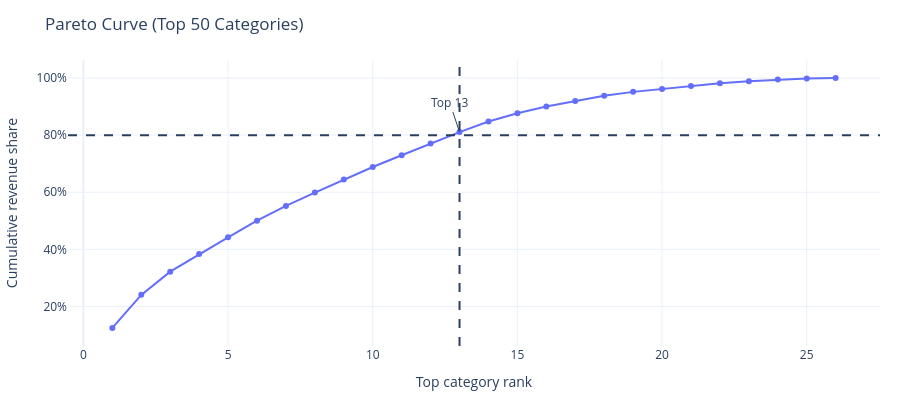
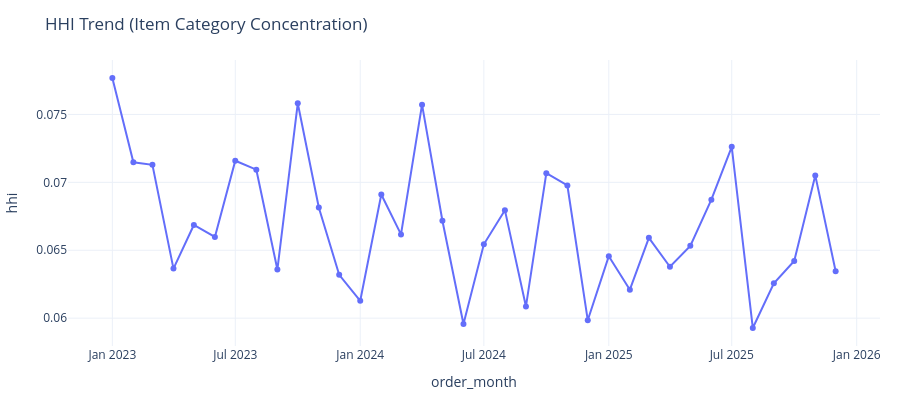
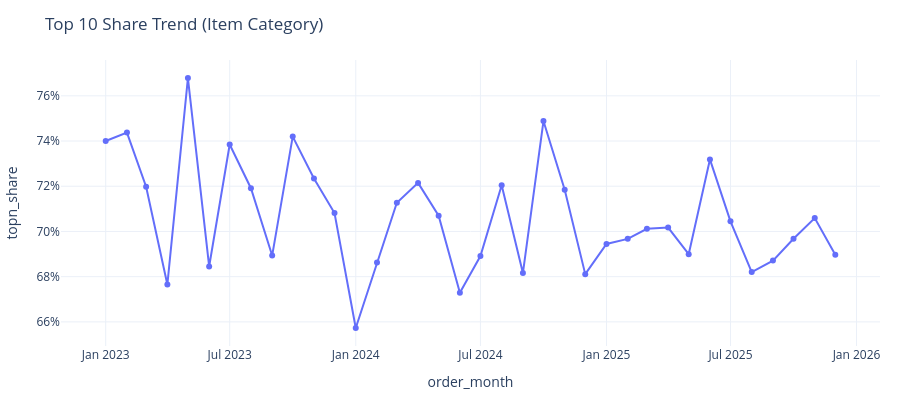
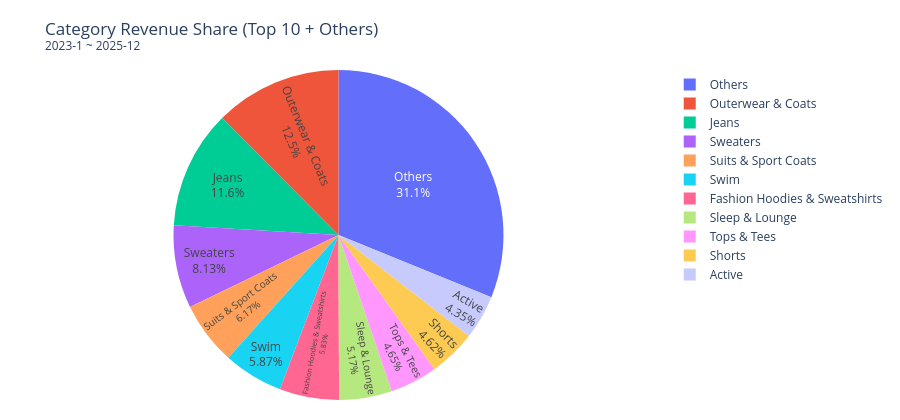

The code cell stored with these charts, in order, in its notebook:
### Code cell
from IPython.display import display
for figure in result["figures"]:
    display(figure)

### Figure 1 — Plotly figure (JSON) as saved in the notebook; plotly's stock layout.template omitted (floating-point values rounded to 4 significant figures)
{"data": [{"mode": "lines+markers", "name": "Cumulative Share", "x": [1, 2, 3, 4, 5, 6, 7, 8, 9, 10, 11, 12, 13, 14, 15, 16, 17, 18, 19, 20, 21, 22, 23, 24, 25, 26], "y": [0.1247, 0.2405, 0.3219, 0.3835, 0.4422, 0.5005, 0.5523, 0.5988, 0.645, 0.6885, 0.7296, 0.7707, 0.8108, 0.8477, 0.8766, 0.9003, 0.9198, 0.9381, 0.9516, 0.9618, 0.9718, 0.9814, 0.989, 0.9947, 0.998, 1.0], "type": "scatter"}], "layout": {"annotations": [{"showarrow": true, "text": "Top 13", "x": 13, "y": 0.8108}], "height": 400, "margin": {"b": 20, "l": 20, "r": 20, "t": 60}, "shapes": [{"line": {"dash": "dash"}, "type": "line", "x0": 0, "x1": 1, "xref": "x domain", "y0": 0.8, "y1": 0.8, "yref": "y"}, {"line": {"dash": "dash"}, "type": "line", "x0": 13, "x1": 13, "xref": "x", "y0": 0, "y1": 1, "yref": "y domain"}], "title": {"text": "Pareto Curve (Top 50 Categories)"}, "xaxis": {"title": {"text": "Top category rank"}}, "yaxis": {"tickformat": ".0%", "title": {"text": "Cumulative revenue share"}}}}

### Figure 2 — Plotly figure (JSON) as saved in the notebook; plotly's stock layout.template omitted (floating-point values rounded to 4 significant figures)
{"data": [{"hovertemplate": "order_month=%{x}<br>hhi=%{y}<extra></extra>", "legendgroup": "", "line": {"color": "#636efa", "dash": "solid"}, "marker": {"symbol": "circle"}, "mode": "lines+markers", "name": "", "orientation": "v", "showlegend": false, "x": ["2023-01-01T00:00:00", "2023-02-01T00:00:00", "2023-03-01T00:00:00", "2023-04-01T00:00:00", "2023-05-01T00:00:00", "2023-06-01T00:00:00", "2023-07-01T00:00:00", "2023-08-01T00:00:00", "2023-09-01T00:00:00", "2023-10-01T00:00:00", "2023-11-01T00:00:00", "2023-12-01T00:00:00", "2024-01-01T00:00:00", "2024-02-01T00:00:00", "2024-03-01T00:00:00", "2024-04-01T00:00:00", "2024-05-01T00:00:00", "2024-06-01T00:00:00", "2024-07-01T00:00:00", "2024-08-01T00:00:00", "2024-09-01T00:00:00", "2024-10-01T00:00:00", "2024-11-01T00:00:00", "2024-12-01T00:00:00", "2025-01-01T00:00:00", "2025-02-01T00:00:00", "2025-03-01T00:00:00", "2025-04-01T00:00:00", "2025-05-01T00:00:00", "2025-06-01T00:00:00", "2025-07-01T00:00:00", "2025-08-01T00:00:00", "2025-09-01T00:00:00", "2025-10-01T00:00:00", "2025-11-01T00:00:00", "2025-12-01T00:00:00"], "xaxis": "x", "y": [0.07768, 0.07148, 0.07129, 0.06365, 0.06686, 0.06598, 0.07159, 0.07093, 0.06358, 0.07582, 0.06815, 0.06319, 0.06128, 0.06911, 0.06617, 0.07572, 0.06717, 0.05957, 0.06544, 0.06795, 0.06086, 0.07068, 0.06977, 0.05985, 0.06457, 0.0621, 0.06592, 0.06378, 0.06532, 0.06872, 0.07262, 0.05928, 0.06256, 0.06421, 0.07051, 0.06345], "yaxis": "y", "type": "scatter"}], "layout": {"height": 400, "legend": {"tracegroupgap": 0}, "margin": {"b": 20, "l": 20, "r": 20, "t": 60}, "title": {"text": "HHI Trend (Item Category Concentration)"}, "xaxis": {"anchor": "y", "domain": [0.0, 1.0], "title": {"text": "order_month"}}, "yaxis": {"anchor": "x", "domain": [0.0, 1.0], "title": {"text": "hhi"}}}}

### Figure 3 — Plotly figure (JSON) as saved in the notebook; plotly's stock layout.template omitted (floating-point values rounded to 4 significant figures)
{"data": [{"hovertemplate": "order_month=%{x}<br>topn_share=%{y}<extra></extra>", "legendgroup": "", "line": {"color": "#636efa", "dash": "solid"}, "marker": {"symbol": "circle"}, "mode": "lines+markers", "name": "", "orientation": "v", "showlegend": false, "x": ["2023-01-01T00:00:00", "2023-02-01T00:00:00", "2023-03-01T00:00:00", "2023-04-01T00:00:00", "2023-05-01T00:00:00", "2023-06-01T00:00:00", "2023-07-01T00:00:00", "2023-08-01T00:00:00", "2023-09-01T00:00:00", "2023-10-01T00:00:00", "2023-11-01T00:00:00", "2023-12-01T00:00:00", "2024-01-01T00:00:00", "2024-02-01T00:00:00", "2024-03-01T00:00:00", "2024-04-01T00:00:00", "2024-05-01T00:00:00", "2024-06-01T00:00:00", "2024-07-01T00:00:00", "2024-08-01T00:00:00", "2024-09-01T00:00:00", "2024-10-01T00:00:00", "2024-11-01T00:00:00", "2024-12-01T00:00:00", "2025-01-01T00:00:00", "2025-02-01T00:00:00", "2025-03-01T00:00:00", "2025-04-01T00:00:00", "2025-05-01T00:00:00", "2025-06-01T00:00:00", "2025-07-01T00:00:00", "2025-08-01T00:00:00", "2025-09-01T00:00:00", "2025-10-01T00:00:00", "2025-11-01T00:00:00", "2025-12-01T00:00:00"], "xaxis": "x", "y": [0.74, 0.7437, 0.7198, 0.6765, 0.7679, 0.6845, 0.7384, 0.7191, 0.6893, 0.742, 0.7234, 0.7081, 0.6573, 0.6863, 0.7127, 0.7215, 0.707, 0.6729, 0.6891, 0.7205, 0.6816, 0.7488, 0.7185, 0.6811, 0.6945, 0.6967, 0.7012, 0.7017, 0.6899, 0.7319, 0.7045, 0.682, 0.6871, 0.6968, 0.7059, 0.6897], "yaxis": "y", "type": "scatter"}], "layout": {"height": 400, "legend": {"tracegroupgap": 0}, "margin": {"b": 20, "l": 20, "r": 20, "t": 60}, "title": {"text": "Top 10 Share Trend (Item Category)"}, "xaxis": {"anchor": "y", "domain": [0.0, 1.0], "title": {"text": "order_month"}}, "yaxis": {"anchor": "x", "domain": [0.0, 1.0], "tickformat": ".0%", "title": {"text": "topn_share"}}}}

### Figure 4 — Plotly figure (JSON) as saved in the notebook; plotly's stock layout.template omitted (floating-point values rounded to 4 significant figures)
{"data": [{"domain": {"x": [0.0, 1.0], "y": [0.0, 1.0]}, "hovertemplate": "category=%{label}<br>revenue_share=%{value}<extra></extra>", "labels": ["Outerwear & Coats", "Jeans", "Sweaters", "Suits & Sport Coats", "Swim", "Fashion Hoodies & Sweatshirts", "Sleep & Lounge", "Tops & Tees", "Shorts", "Active", "Others"], "legendgroup": "", "name": "", "showlegend": true, "textinfo": "percent+label", "textposition": "inside", "values": [12.47, 11.59, 8.132, 6.166, 5.872, 5.83, 5.172, 4.652, 4.625, 4.35, 31.15], "type": "pie"}], "layout": {"height": 420, "legend": {"tracegroupgap": 0}, "margin": {"b": 20, "l": 20, "r": 20, "t": 70}, "title": {"text": "Category Revenue Share (Top 10 + Others)<br><sup>2023-1 ~ 2025-12</sup>"}}}
